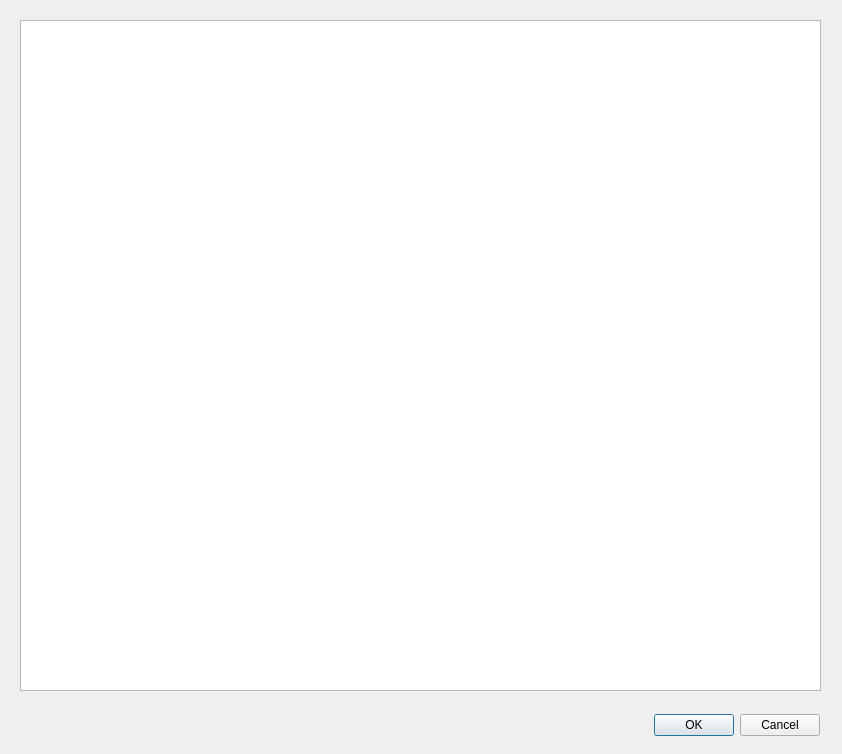
<?xml version="1.0" encoding="UTF-8"?>
<ui version="4.0">
 <class>Dialog</class>
 <widget class="QDialog" name="Dialog">
  <property name="geometry">
   <rect>
    <x>0</x>
    <y>0</y>
    <width>842</width>
    <height>754</height>
   </rect>
  </property>
  <property name="windowTitle">
   <string>Dialog</string>
  </property>
  <widget class="QDialogButtonBox" name="buttonBox">
   <property name="geometry">
    <rect>
     <x>630</x>
     <y>710</y>
     <width>190</width>
     <height>30</height>
    </rect>
   </property>
   <property name="orientation">
    <enum>Qt::Horizontal</enum>
   </property>
   <property name="standardButtons">
    <set>QDialogButtonBox::Cancel|QDialogButtonBox::Ok</set>
   </property>
  </widget>
  <widget class="QListView" name="listView">
   <property name="geometry">
    <rect>
     <x>20</x>
     <y>20</y>
     <width>801</width>
     <height>671</height>
    </rect>
   </property>
  </widget>
 </widget>
 <resources/>
 <connections>
  <connection>
   <sender>buttonBox</sender>
   <signal>accepted()</signal>
   <receiver>Dialog</receiver>
   <slot>accept()</slot>
   <hints>
    <hint type="sourcelabel">
     <x>248</x>
     <y>254</y>
    </hint>
    <hint type="destinationlabel">
     <x>157</x>
     <y>274</y>
    </hint>
   </hints>
  </connection>
  <connection>
   <sender>buttonBox</sender>
   <signal>rejected()</signal>
   <receiver>Dialog</receiver>
   <slot>reject()</slot>
   <hints>
    <hint type="sourcelabel">
     <x>316</x>
     <y>260</y>
    </hint>
    <hint type="destinationlabel">
     <x>286</x>
     <y>274</y>
    </hint>
   </hints>
  </connection>
 </connections>
</ui>
